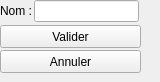
     <widget class="QWidget" name="nouvelleCategorie">
      <widget class="QPushButton" name="validerCategorie">
       <property name="geometry">
        <rect>
         <x>0</x>
         <y>25</y>
         <width>141</width>
         <height>23</height>
        </rect>
       </property>
       <property name="font">
        <font/>
       </property>
       <property name="text">
        <string>Valider</string>
       </property>
      </widget>
      <widget class="QPushButton" name="annulerCategorie">
       <property name="geometry">
        <rect>
         <x>0</x>
         <y>50</y>
         <width>141</width>
         <height>23</height>
        </rect>
       </property>
       <property name="font">
        <font/>
       </property>
       <property name="text">
        <string>Annuler</string>
       </property>
      </widget>
      <widget class="QWidget" name="formLayoutWidget_61">
       <property name="geometry">
        <rect>
         <x>0</x>
         <y>0</y>
         <width>151</width>
         <height>24</height>
        </rect>
       </property>
       <layout class="QFormLayout" name="formLayout_categorieConf">
        <property name="labelAlignment">
         <set>Qt::AlignmentFlag::AlignLeading|Qt::AlignmentFlag::AlignLeft|Qt::AlignmentFlag::AlignVCenter</set>
        </property>
        <property name="horizontalSpacing">
         <number>2</number>
        </property>
        <property name="verticalSpacing">
         <number>0</number>
        </property>
        <item row="0" column="0">
         <widget class="QLabel" name="lbl_nvNomObs">
          <property name="font">
           <font/>
          </property>
          <property name="text">
           <string>Nom :</string>
          </property>
         </widget>
        </item>
        <item row="0" column="1">
         <widget class="QLineEdit" name="nvCategorie">
          <property name="maximumSize">
           <size>
            <width>105</width>
            <height>16777215</height>
           </size>
          </property>
          <property name="font">
           <font/>
          </property>
          <property name="text">
           <string notr="true"/>
          </property>
         </widget>
        </item>
       </layout>
      </widget>
     </widget>
